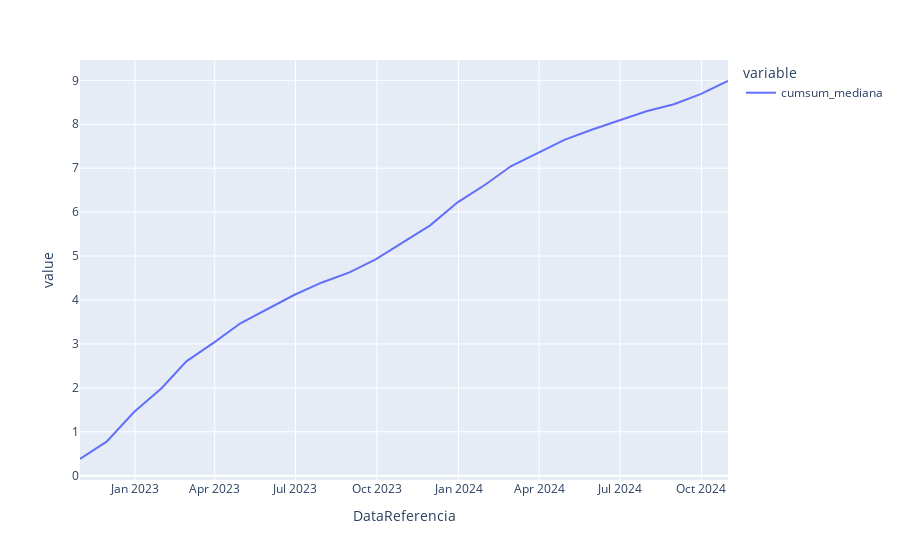

The cell this chart's notebook holds for it:
### Code cell
# Gráfico iterativo utilizando o plotly
fig=px.line(df_ipca_ultima,x=df_ipca_ultima.index,y=['cumsum_mediana'])
# Gerando arquivo com o resultado
# plotly.offline.plot(fig, show_link = True,filename=f'./output/tx_desocupacao_forcast.html')
fig.show()

### Figure 1 — Plotly figure (JSON) as saved in the notebook; plotly's stock layout.template omitted (floating-point values rounded to 4 significant figures)
{"data": [{"hovertemplate": "variable=cumsum_mediana<br>DataReferencia=%{x}<br>value=%{y}<extra></extra>", "legendgroup": "cumsum_mediana", "line": {"color": "#636efa", "dash": "solid"}, "marker": {"symbol": "circle"}, "mode": "lines", "name": "cumsum_mediana", "orientation": "v", "showlegend": true, "type": "scatter", "x": ["2022-10-31", "2022-11-30", "2022-12-31", "2023-01-31", "2023-02-28", "2023-03-31", "2023-04-30", "2023-05-31", "2023-06-30", "2023-07-31", "2023-08-31", "2023-09-30", "2023-10-31", "2023-11-30", "2023-12-31", "2024-01-31", "2024-02-29", "2024-03-31", "2024-04-30", "2024-05-31", "2024-06-30", "2024-07-31", "2024-08-31", "2024-09-30", "2024-10-31"], "xaxis": "x", "y": [0.38, 0.775, 1.45, 1.99, 2.604, 3.029, 3.469, 3.809, 4.119, 4.399, 4.629, 4.929, 5.329, 5.699, 6.223, 6.623, 7.043, 7.343, 7.651, 7.882, 8.093, 8.296, 8.456, 8.685, 8.985], "yaxis": "y"}], "layout": {"legend": {"title": {"text": "variable"}, "tracegroupgap": 0}, "margin": {"t": 60}, "xaxis": {"anchor": "y", "domain": [0, 1], "title": {"text": "DataReferencia"}}, "yaxis": {"anchor": "x", "domain": [0, 1], "title": {"text": "value"}}}}
